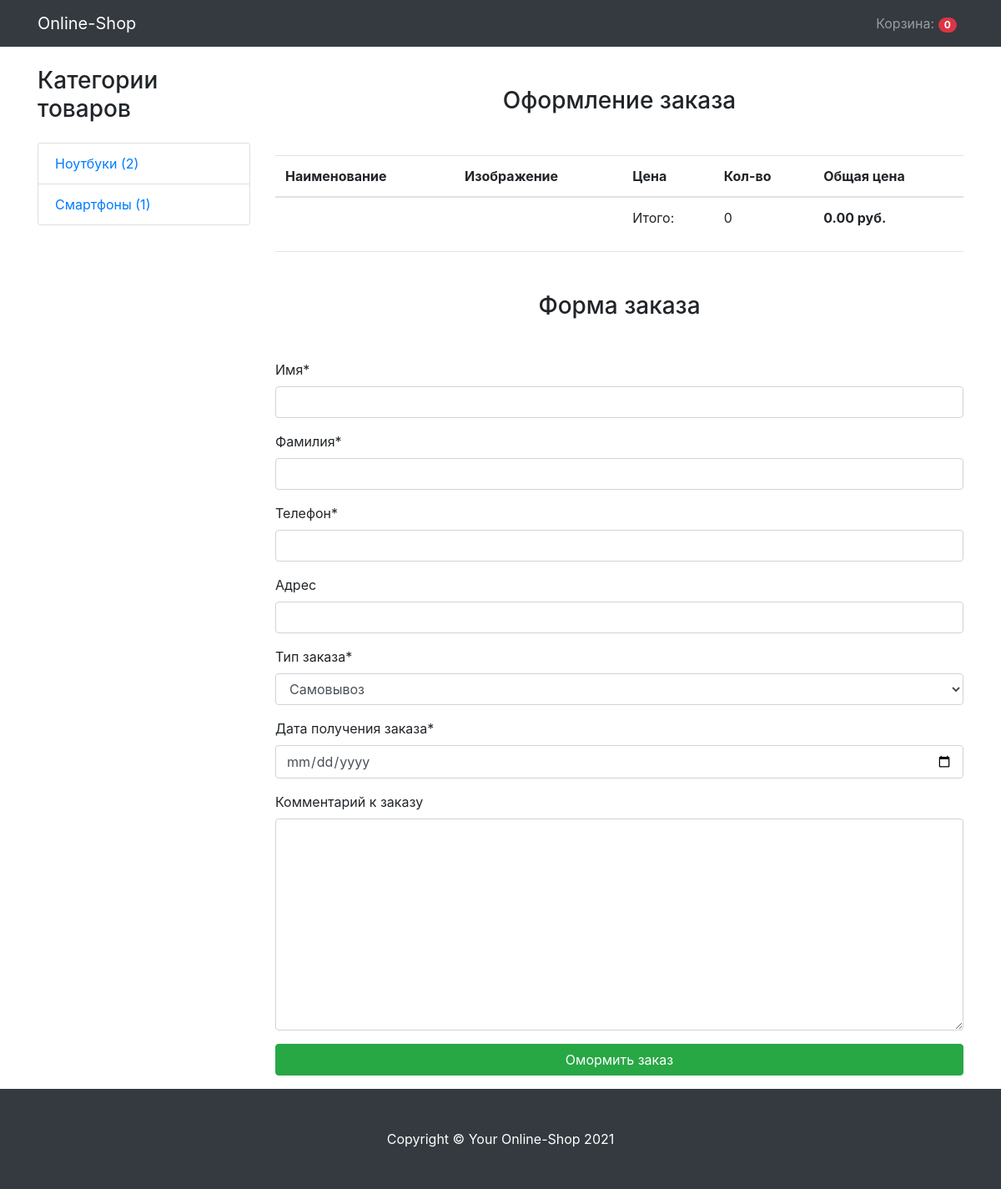
/checkout/ (signed in), run on an earlier commit of the app's database.
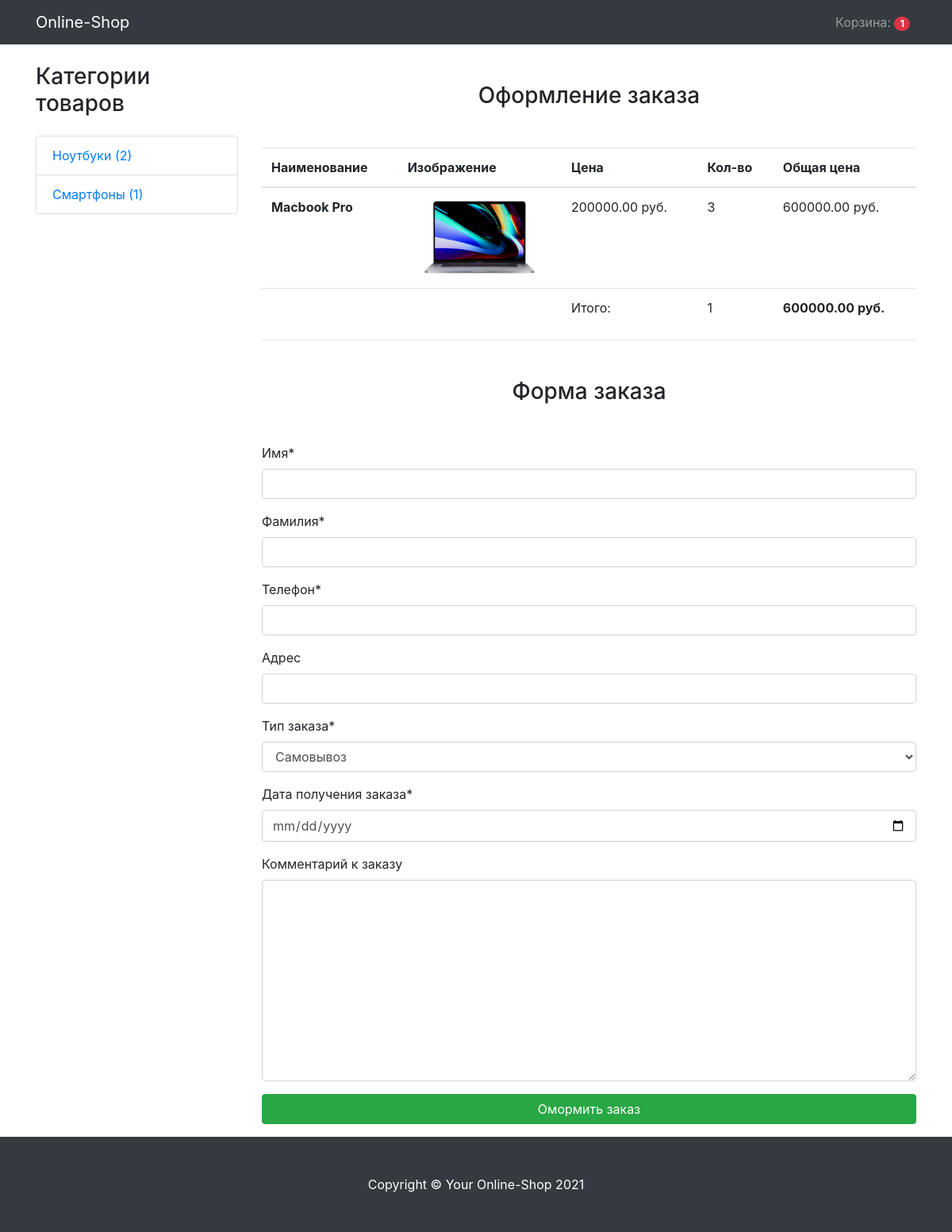
And on a later commit of the database.
### mainapp/models.py (models this page shows, shortened)
class Cart(models.Model):
    owner = models.ForeignKey(
        "Customer", null=True, verbose_name="Владелец", on_delete=models.CASCADE
    )
    products = models.ManyToManyField(
        CartProduct, blank=True, related_name="related_cart"
    )
    total_products = models.PositiveIntegerField(default=0)
    final_price = models.DecimalField(
        max_digits=9, default=0, decimal_places=2, verbose_name="Общая цена"
    )
    in_order = models.BooleanField(default=False)
    for_anonymous_user = models.BooleanField(default=False)

class Category(models.Model):
    name = models.CharField(max_length=255, verbose_name="Имя категории")
    slug = models.SlugField(unique=True)
    objects = CategoryManager()
    def get_absolute_url(self):
        return reverse("category_detail", kwargs={"slug": self.slug})

class CartProduct(models.Model):
    user = models.ForeignKey(
        "Customer", null=True, verbose_name="Покупатель", on_delete=models.CASCADE
    )
    cart = models.ForeignKey(
        "Cart",
        verbose_name="Корзина",
        on_delete=models.CASCADE,
        related_name="related_products",
    )
    content_type = models.ForeignKey(ContentType, on_delete=models.CASCADE)
    object_id = models.PositiveIntegerField()
    content_object = GenericForeignKey("content_type", "object_id")
    qty = models.PositiveIntegerField(default=1)
    final_price = models.DecimalField(
        max_digits=9, decimal_places=2, verbose_name="Общая цена"
    )

class Product(models.Model):
    class Meta:
        abstract = True
    category = models.ForeignKey(
        Category, verbose_name="Категория", on_delete=models.CASCADE
    )
    title = models.CharField(max_length=255, verbose_name="Наименование")
    slug = models.SlugField(unique=True)
    image = models.ImageField(verbose_name="Изображение")
    description = models.TextField(verbose_name="Описание", null=True)
    price = models.DecimalField(max_digits=9, decimal_places=2, verbose_name="Цена")

class Notebook(Product):
    diagonal = models.CharField(max_length=255, verbose_name="Диагональ")
    display_type = models.CharField(max_length=255, verbose_name="Тип дисплея")
    processor_freq = models.CharField(max_length=255, verbose_name="Процесссор")
    ram = models.CharField(max_length=255, verbose_name="Оперативаня память")
    video = models.CharField(max_length=255, verbose_name="Видеокарта")

### mainapp/views.py (the view)
# urls.py: path("checkout/", CheckoutView.as_view(), name="checkout"),
class CheckoutView(CartMixin, View):
    def get(self, request):
        categories = Category.objects.get_categories_for_left_sidebar()
        form = OrderForm(request.POST or None)
        context = {"cart": self.cart, "categories": categories, "form": form}
        return render(request, "checkout.html", context)

### mainapp/forms.py
class OrderForm(forms.ModelForm):
    def __init__(self, *args, **kwargs):
        super().__init__(*args, **kwargs)
        self.fields["order_date"].label = "Дата получения заказа"
    order_date = forms.DateField(widget=forms.TextInput(attrs={"type": "date"}))
    class Meta:
        model = Order
        fields = (
            "first_name",
            "last_name",
            "phone",
            "address",
            "buying_type",
            "order_date",
            "comment",
        )

### mainapp/mixins.py (called while the page is built)
    def dispatch(self, request, *args, **kwargs):
        if request.user.is_authenticated:
            customer = Customer.objects.filter(user=request.user).first()
            if not customer:
                customer = Customer.objects.create(user=request.user)
            cart = Cart.objects.filter(owner=customer, in_order=False).first()
            if not cart:
                cart = Cart.objects.create(owner=customer)
        else:
            cart = Cart.objects.filter(for_anonymous_user=True).first()
            if not cart:
                cart = Cart.objects.create(for_anonymous_user=True)
        self.cart = cart
        return super().dispatch(request, *args, **kwargs)

### mainapp/templates/checkout.html (shortened to what this page needs)
{% extends 'base.html' %}
{% load crispy_forms_tags %}
{% block content %}
<h3 class="text-center mt-5 mb-5">Оформление заказа</h3>
<table class="table">
    <thead>
    <tr>
        <th scope="col">Наименование</th>
        <th scope="col">Изображение</th>
        <th scope="col">Цена</th>
        <th scope="col">Кол-во</th>
        <th scope="col">Общая цена</th>
    </tr>
    </thead>
    <tbody>
    {% for item in cart.products.all %}
    <tr>
        <th scope="row">{{ item.content_object.title }}</th>
        <td class="w-25"><img class="img-fluid" src="{{ item.content_object.image.url }}"></td>
        <td>{{ item.content_object.price }} руб.</td>
        <td>{{ item.qty }}</td>
        <td>{{ item.final_price }} руб.</td>
    </tr>
    {% endfor %}
    <tr>
        <td colspan="2"></td>
        <td>Итого:</td>
        <td>{{ cart.total_products }}</td>
        <td><strong>{{ cart.final_price }} руб.</strong></td>
    </tr>
    </tbody>
</table>
<hr>
<h3 class="text-center mt-5 mb-5">Форма заказа</h3>
<form action="{% url 'make_order' %}" method="POST">
    {{ form|crispy }}
    <input class="btn btn-success btn-block mb-3" type="submit" value="Омормить заказ">
</form>
{% endblock content %}

### mainapp/templates/base.html (shortened to what this page needs)
<!DOCTYPE html>
<html lang="en">
<head>
    <link href="https://maxcdn.bootstrapcdn.com/bootstrap/4.0.0/css/bootstrap.min.css"
 rel="stylesheet">
</head>
<body>
<nav class="navbar navbar-expand-lg navbar-dark bg-dark fixed-top">
    <div class="container">
        <a class="navbar-brand" href="{% url 'base' %}">Online-Shop</a>
        <div class="collapse navbar-collapse" id="navbarResponsive">
            <ul class="navbar-nav ml-auto">
                <li class="nav-item">
                    <a class="nav-link" href="{% url 'cart' %}">Корзина: <span class="badge badge-pill badge-danger">{{ cart.products.count }}</span></a>
                </li>
            </ul>
        </div>
    </div>
</nav>
<div class="container">
    <div class="row">
        <div class="col-lg-3">
            <h3 class="my-4">Категории товаров</h3>
            <div class="list-group">
                {% for category in categories %}
                <a class="list-group-item" href="{{ category.url }}">{{ category.name }} ({{ category.count }})</a>
                {% endfor %}
            </div>
        </div>
        <div class="col-lg-9">
            {% block content %}{% endblock content %}
        </div>
    </div>
</div>
<footer class="py-5 bg-dark">
    <div class="container">
        <p class="m-0 text-center text-white">Copyright &copy; Your Online-Shop 2021</p>
    </div>
</footer>
</body>
</html>

What changed in the data, as far as the page shows it:
changed Cart: products.count "0" → "1"; total_products "0" → "1"; final_price "0.00" → "600000.00"
added CartProduct: content_object "Macbook Pro", content_object.image (picture), content_object.price "200000.00", qty "3", final_price "600000.00"
